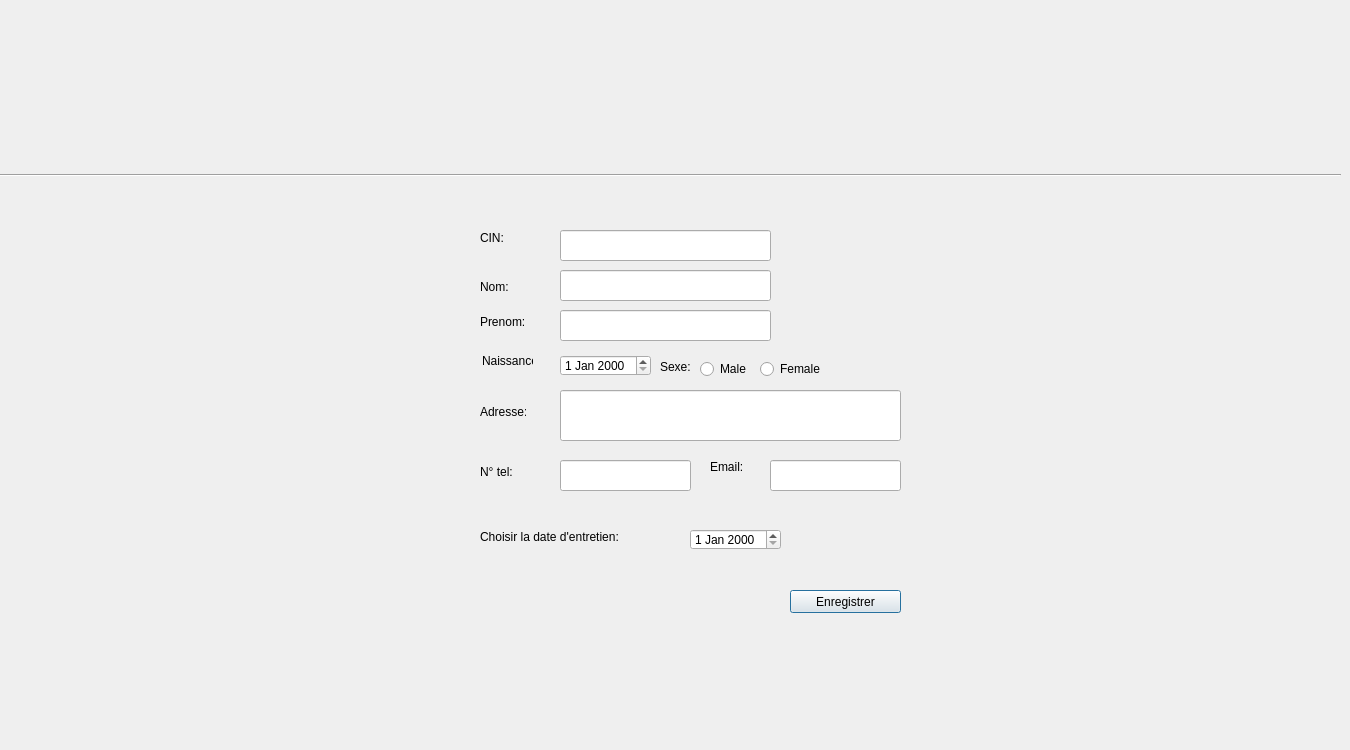
<?xml version="1.0" encoding="UTF-8"?>
<ui version="4.0">
 <class>ajouterEntretien</class>
 <widget class="QDialog" name="ajouterEntretien">
  <property name="geometry">
   <rect>
    <x>0</x>
    <y>0</y>
    <width>1350</width>
    <height>750</height>
   </rect>
  </property>
  <property name="windowTitle">
   <string>Dialog</string>
  </property>
  <property name="styleSheet">
   <string notr="true">background-image: url(:/sig/erp.jpg);</string>
  </property>
  <widget class="QLabel" name="label">
   <property name="geometry">
    <rect>
     <x>0</x>
     <y>0</y>
     <width>1350</width>
     <height>750</height>
    </rect>
   </property>
   <property name="text">
    <string/>
   </property>
   <property name="pixmap">
    <pixmap resource="iconnes.qrc">:/sig/images/erp.jpg</pixmap>
   </property>
  </widget>
  <widget class="QLabel" name="label_6">
   <property name="geometry">
    <rect>
     <x>480</x>
     <y>230</y>
     <width>61</width>
     <height>16</height>
    </rect>
   </property>
   <property name="text">
    <string>CIN:</string>
   </property>
  </widget>
  <widget class="QLabel" name="label_2">
   <property name="geometry">
    <rect>
     <x>430</x>
     <y>40</y>
     <width>121</width>
     <height>141</height>
    </rect>
   </property>
   <property name="text">
    <string/>
   </property>
   <property name="pixmap">
    <pixmap>../../outils/Sans titre.jpg</pixmap>
   </property>
  </widget>
  <widget class="QLabel" name="label_14">
   <property name="geometry">
    <rect>
     <x>480</x>
     <y>529</y>
     <width>141</width>
     <height>16</height>
    </rect>
   </property>
   <property name="text">
    <string>Choisir la date d'entretien:</string>
   </property>
  </widget>
  <widget class="QLineEdit" name="adresseLE">
   <property name="geometry">
    <rect>
     <x>560</x>
     <y>390</y>
     <width>341</width>
     <height>51</height>
    </rect>
   </property>
  </widget>
  <widget class="QLabel" name="label_5">
   <property name="geometry">
    <rect>
     <x>480</x>
     <y>280</y>
     <width>46</width>
     <height>13</height>
    </rect>
   </property>
   <property name="text">
    <string>Nom:</string>
   </property>
  </widget>
  <widget class="QLabel" name="label_12">
   <property name="geometry">
    <rect>
     <x>710</x>
     <y>460</y>
     <width>46</width>
     <height>13</height>
    </rect>
   </property>
   <property name="text">
    <string>Email:</string>
   </property>
  </widget>
  <widget class="QLineEdit" name="prenomLE">
   <property name="geometry">
    <rect>
     <x>560</x>
     <y>310</y>
     <width>211</width>
     <height>31</height>
    </rect>
   </property>
  </widget>
  <widget class="QDateEdit" name="naissanceDE">
   <property name="geometry">
    <rect>
     <x>560</x>
     <y>355</y>
     <width>91</width>
     <height>21</height>
    </rect>
   </property>
  </widget>
  <widget class="QLineEdit" name="cinLE">
   <property name="geometry">
    <rect>
     <x>560</x>
     <y>230</y>
     <width>211</width>
     <height>31</height>
    </rect>
   </property>
  </widget>
  <widget class="QLineEdit" name="numLE">
   <property name="geometry">
    <rect>
     <x>560</x>
     <y>460</y>
     <width>131</width>
     <height>31</height>
    </rect>
   </property>
  </widget>
  <widget class="QLabel" name="label_11">
   <property name="geometry">
    <rect>
     <x>480</x>
     <y>465</y>
     <width>46</width>
     <height>13</height>
    </rect>
   </property>
   <property name="text">
    <string>N° tel:</string>
   </property>
  </widget>
  <widget class="QLabel" name="label_8">
   <property name="geometry">
    <rect>
     <x>660</x>
     <y>360</y>
     <width>46</width>
     <height>13</height>
    </rect>
   </property>
   <property name="text">
    <string>Sexe:</string>
   </property>
  </widget>
  <widget class="QLineEdit" name="nomLE">
   <property name="geometry">
    <rect>
     <x>560</x>
     <y>270</y>
     <width>211</width>
     <height>31</height>
    </rect>
   </property>
  </widget>
  <widget class="QLabel" name="label_7">
   <property name="geometry">
    <rect>
     <x>482</x>
     <y>353</y>
     <width>51</width>
     <height>16</height>
    </rect>
   </property>
   <property name="text">
    <string>Naissance:</string>
   </property>
  </widget>
  <widget class="QLabel" name="label_10">
   <property name="geometry">
    <rect>
     <x>480</x>
     <y>405</y>
     <width>46</width>
     <height>13</height>
    </rect>
   </property>
   <property name="text">
    <string>Adresse:</string>
   </property>
  </widget>
  <widget class="Line" name="line">
   <property name="geometry">
    <rect>
     <x>-10</x>
     <y>150</y>
     <width>1351</width>
     <height>51</height>
    </rect>
   </property>
   <property name="orientation">
    <enum>Qt::Horizontal</enum>
   </property>
  </widget>
  <widget class="QRadioButton" name="MaleRB">
   <property name="geometry">
    <rect>
     <x>700</x>
     <y>360</y>
     <width>51</width>
     <height>18</height>
    </rect>
   </property>
   <property name="text">
    <string>Male</string>
   </property>
  </widget>
  <widget class="QLabel" name="label_9">
   <property name="geometry">
    <rect>
     <x>480</x>
     <y>315</y>
     <width>46</width>
     <height>13</height>
    </rect>
   </property>
   <property name="text">
    <string>Prenom:</string>
   </property>
  </widget>
  <widget class="QPushButton" name="EnregistrerPB">
   <property name="geometry">
    <rect>
     <x>790</x>
     <y>590</y>
     <width>111</width>
     <height>23</height>
    </rect>
   </property>
   <property name="text">
    <string>Enregistrer</string>
   </property>
  </widget>
  <widget class="QDateEdit" name="dateDE">
   <property name="geometry">
    <rect>
     <x>690</x>
     <y>529</y>
     <width>91</width>
     <height>21</height>
    </rect>
   </property>
  </widget>
  <widget class="QRadioButton" name="femaleRB">
   <property name="geometry">
    <rect>
     <x>760</x>
     <y>360</y>
     <width>61</width>
     <height>18</height>
    </rect>
   </property>
   <property name="text">
    <string>Female</string>
   </property>
  </widget>
  <widget class="QLineEdit" name="emailLE">
   <property name="geometry">
    <rect>
     <x>770</x>
     <y>460</y>
     <width>131</width>
     <height>31</height>
    </rect>
   </property>
  </widget>
  <widget class="QLabel" name="label_3">
   <property name="geometry">
    <rect>
     <x>830</x>
     <y>40</y>
     <width>121</width>
     <height>141</height>
    </rect>
   </property>
   <property name="text">
    <string/>
   </property>
   <property name="pixmap">
    <pixmap>../../outils/Sans titre.jpg</pixmap>
   </property>
  </widget>
 </widget>
 <resources>
  <include location="iconnes.qrc"/>
 </resources>
 <connections/>
</ui>
